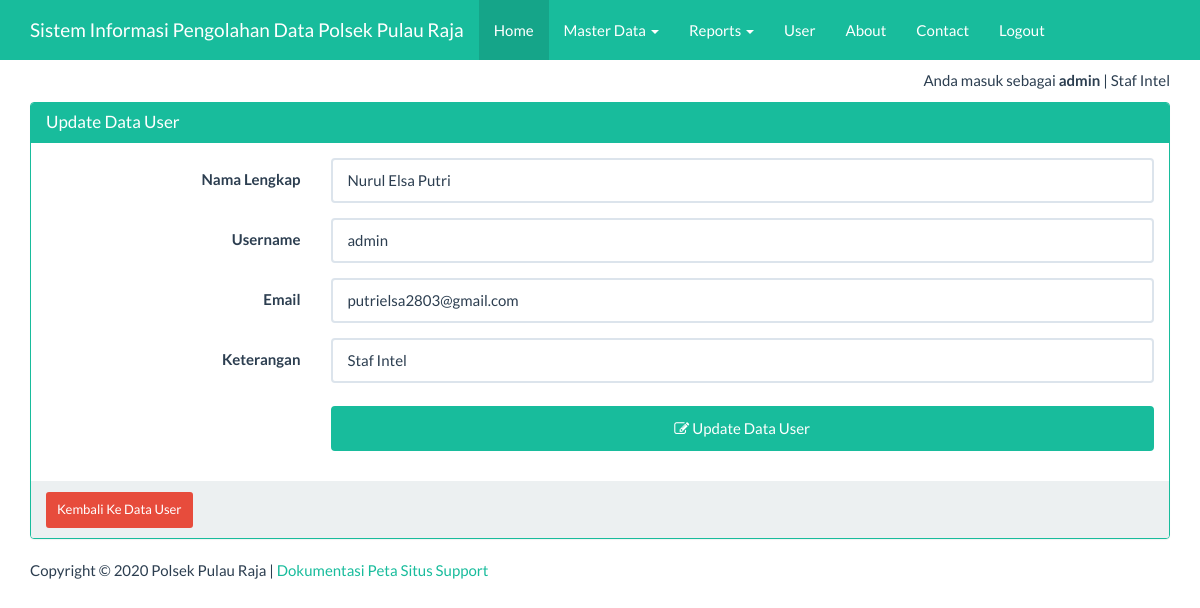
Screenshot of /index_admin.php?page=user&actions=edit&uid=admin (signed in) with the database file from the repository.
### tables this page shows
CREATE TABLE IF NOT EXISTS `tbl_user` (
  `username` varchar(25) NOT NULL,
  `password` varchar(50) NOT NULL,
  `nama` varchar(25) NOT NULL,
  `email` varchar(25) NOT NULL,
  `level` int(5) NOT NULL,
  `keterangan` varchar(100) NOT NULL,
  PRIMARY KEY (`username`)
);

### views/user_edit.php (the view, shortened to what this page needs)
<?php
$id=$_GET['uid'];
$ambil=  mysqli_query($koneksi, "SELECT * FROM tbl_user WHERE username='$id'") or die ("SQL Edit error");
$data= mysqli_fetch_array($ambil);
?>
<div class="container">
    <div class="row">
        <div class="col-xs-12">
            <div class="panel panel-success">
                <div class="panel-heading">
                    <h3 class="panel-title">Update Data User</h3>
                </div>
                <div class="panel-body">
                    <form class="form-horizontal" action="" method="post">
                        <div class="form-group">
                            <label for="nama" class="col-sm-3 control-label">Nama Lengkap</label>
                             <div class="col-sm-9">
								<input type="text" name="nama" value="<?=$data['nama']?>"class="form-control" id="inputEmail3" placeholder="Input Nama Lengkap">
                            </div>
                        </div>
                        <div class="form-group">
                            <label for="username" class="col-sm-3 control-label">Username</label>
                            <div class="col-sm-9">
                                <input type="text" name="username" value="<?=$data['username']?>"class="form-control" id="inputEmail3" placeholder="Input Username">
                            </div>
                        </div>
                        <div class="form-group">
                            <label for="email" class="col-sm-3 control-label">Email</label>
                            <div class="col-sm-9">
                                <input type="text" name="email" value="<?=$data['email']?>" class="form-control" id="inputPassword3" placeholder="Input Email">
                            </div>
                        </div>
                        <div class="form-group">
                            <label for="keterangan" class="col-sm-3 control-label">Keterangan</label>
                            <div class="col-sm-9">
                                <input type="text" name="keterangan" value="<?=$data['keterangan']?>" class="form-control" id="inputPassword3" placeholder="Input Keterangan">
                            </div>
                        </div>
                        <div class="form-group">
                            <div class="col-sm-offset-3 col-sm-9">
                                <button type="submit" class="btn btn-success">
                                    <span class="fa fa-edit"></span> Update Data User</button>
                            </div>
                        </div>
                    </form>
                </div>
                <div class="panel-footer">
                    <a href="?page=user&actions=tampil" class="btn btn-danger btn-sm">
                        Kembali Ke Data User
                    </a>
                </div>
            </div>
        </div>
    </div>
</div>

### index_admin.php (style rules this page uses)
body { margin-top:70px; }
button { background-color: #4CAF50; color: white; padding: 14px 20px; margin: 8px 0; border: none; cursor: pointer; width: 100%; }

### rows the page displays
tbl_user: nama "Nurul Elsa Putri", username "admin", email "putrielsa2803@gmail.com", keterangan "Staf Intel"

### other values shown
$_SESSION['username'] "admin"
$_SESSION['ket'] "Staf Intel"
